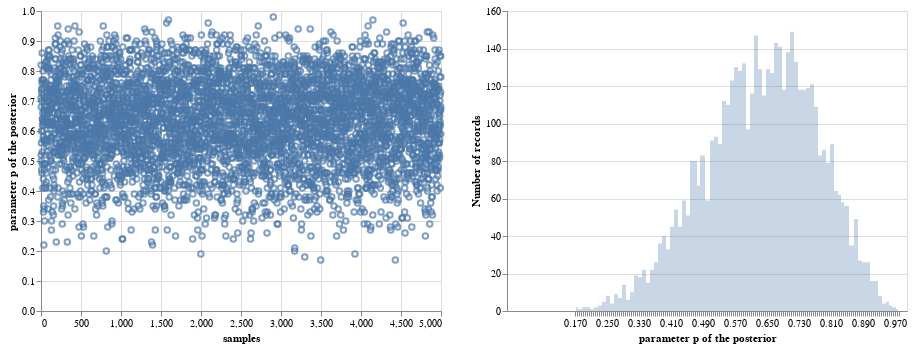

The code cell stored with this chart in its notebook:
### Code cell
plot_1 = alt.Chart(samples)\
   .mark_point()\
   .encode(
        x=alt.X('index', title='samples'),
        y=alt.Y('prob', title='parameter p of the posterior')
          )

plot_2 = alt.Chart(samples).mark_area(
    opacity=0.3,
    interpolate='step'
).encode(
    alt.X('prob:Q', bin=alt.Bin(maxbins=200),scale=alt.Scale(domain=(0, 1)), title='parameter p of the posterior'),
    alt.Y('count()', stack=None, title='Number of records')
)

alt.hconcat(plot_1, plot_2)

### Figure 1 — Vega-Lite specification as saved in the notebook (floating-point values rounded to 4 significant figures; data arrays with more than 128 entries replaced by an {"elided": "..."} marker saying what was removed)
{"$schema": "https://vega.github.io/schema/vega-lite/v3.3.0.json", "config": {"mark": {"tooltip": null}, "view": {"height": 300, "width": 400}}, "data": {"name": "data-cfc411fec308f397d8943ae4f0a3f194"}, "datasets": {"data-cfc411fec308f397d8943ae4f0a3f194": {"elided": "5000 records"}}, "hconcat": [{"encoding": {"x": {"field": "index", "title": "samples", "type": "quantitative"}, "y": {"field": "prob", "title": "parameter p of the posterior", "type": "quantitative"}}, "mark": "point"}, {"encoding": {"x": {"bin": {"maxbins": 200}, "field": "prob", "scale": {"domain": [0, 1]}, "title": "parameter p of the posterior", "type": "quantitative"}, "y": {"aggregate": "count", "stack": null, "title": "Number of records", "type": "quantitative"}}, "mark": {"interpolate": "step", "opacity": 0.3, "type": "area"}}]}
